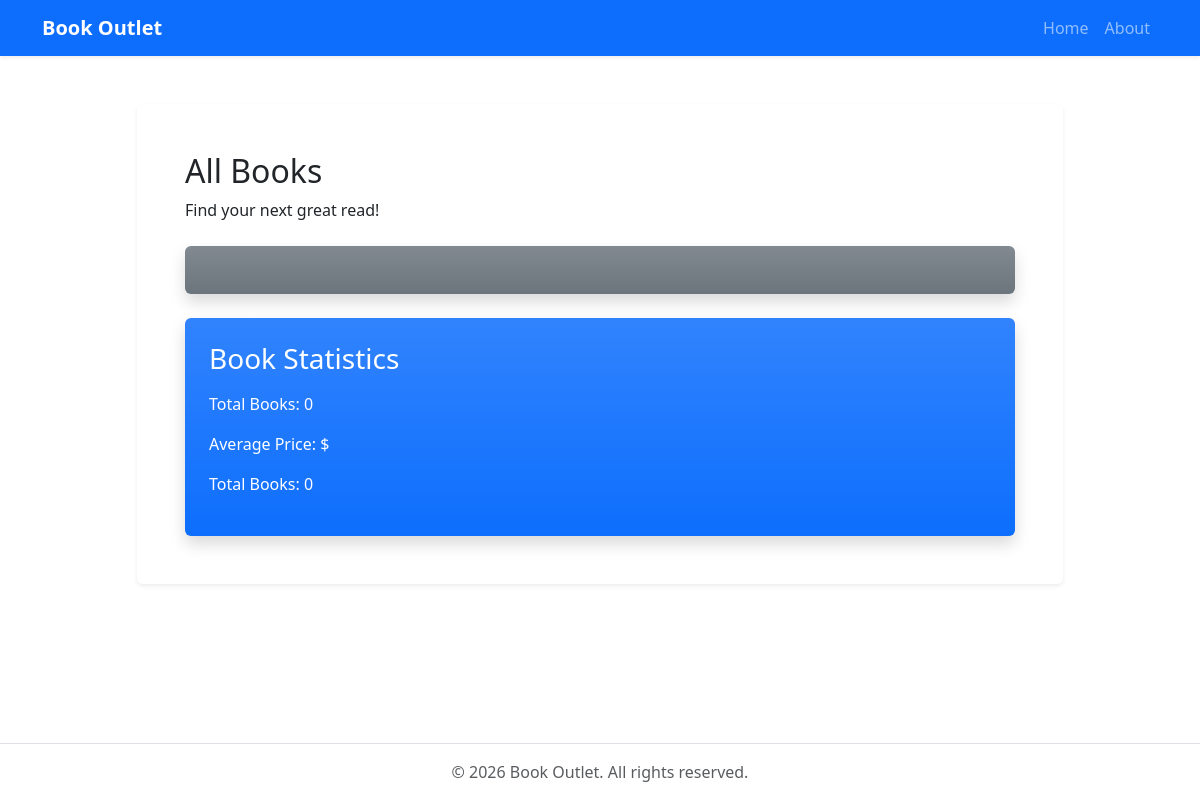
Before: / with the older database file.
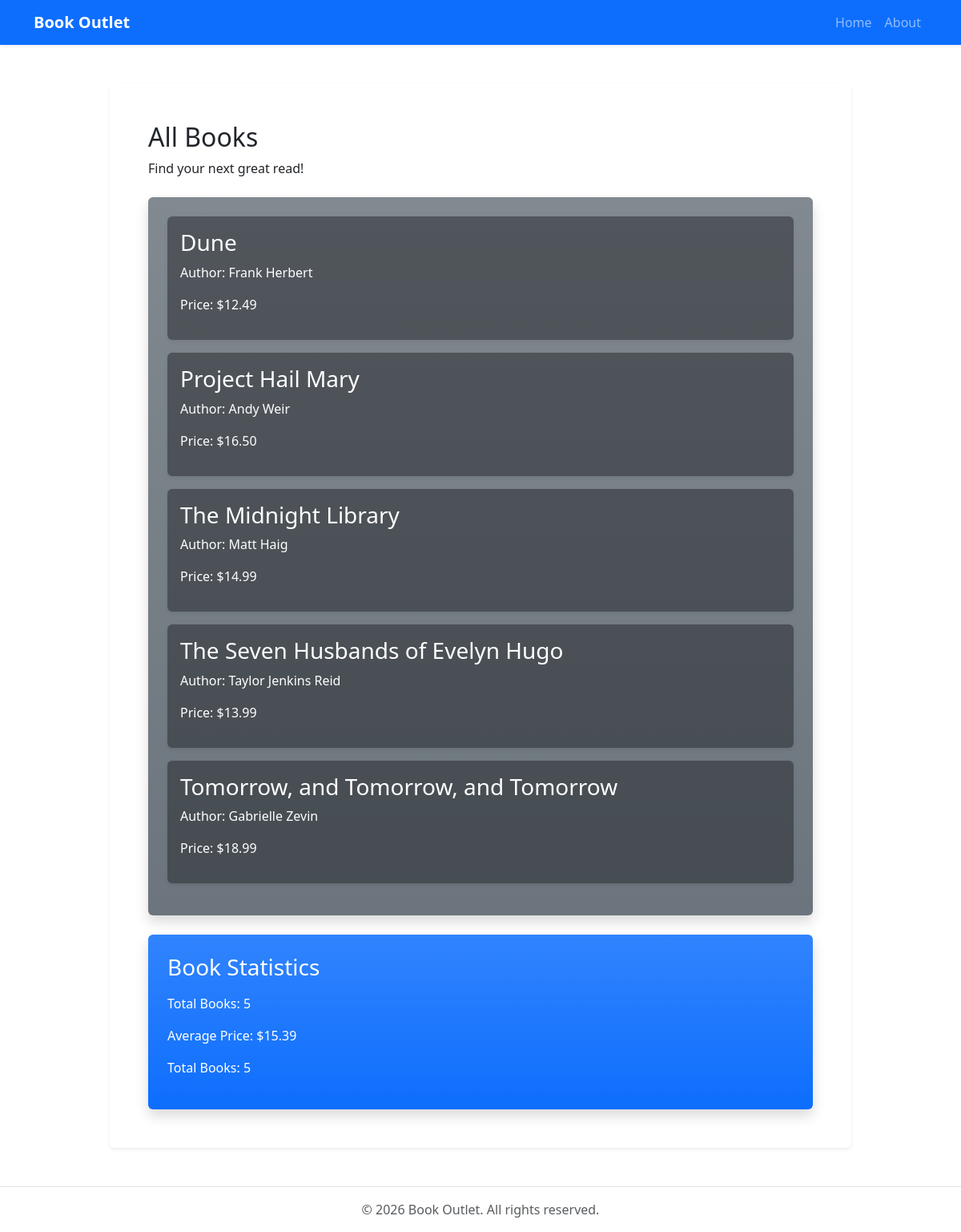
After: the same page with the newer database file.
### book_outlet/models.py (models this page shows, shortened)
class Book(models.Model):
    title = models.CharField(max_length=200)
    rating = models.DecimalField(max_digits=3, decimal_places=2)
    author = models.ForeignKey('Author', on_delete=models.CASCADE, null=True)
    price = models.DecimalField(max_digits=6, decimal_places=2)
    stock = models.IntegerField()
    slug = models.SlugField(default="", null=False, db_index=True, editable=False)
    description = models.TextField(blank=True)

class Author(models.Model):
    first_name = models.CharField(max_length=50)
    last_name = models.CharField(max_length=50)
    def __str__(self):
        return f"{self.first_name} {self.last_name}"

### book_outlet/views.py (the view)
# urls.py: path('', views.home, name='home'),
def home(request):
    books = Book.objects.all().order_by('title')
    num_books = books.count()
    book_stats = Book.objects.aggregate(avg_price=Avg('price'), total_books=Count('id'))
    return render(request, 'book_outlet/index.html', {'books': books, 'num_books': num_books, 'book_stats': book_stats})

### book_outlet/templates/book_outlet/index.html (shortened to what this page needs)
{% extends 'book_outlet/base.html' %}
{% block content %}
    <h2 class="mb-2">All Books</h2>
    <p class="mb-4">Find your next great read!</p>
    <div class="book-list bg-secondary bg-gradient text-white rounded p-4 shadow">
        {% for book in books %}
            <div class="book-card bg-dark bg-opacity-50 rounded p-3 mb-3 shadow-sm">
                <a href="{% url 'book_detail' book.slug %}" class="book-item d-block text-decoration-none text-white">
                    <h3>{{ book.title }}</h3>
                    <p>Author: {{ book.author }}</p>
                    <p>Price: ${{ book.price }}</p>
                </a>
            </div>
        {% endfor %}
    </div>
    <div class="book-stats mt-4 bg-primary bg-gradient text-white rounded p-4 shadow">
        <h3 class="mb-3">Book Statistics</h3>
        <p>Total Books: {{ num_books }}</p>
        <p>Average Price: ${{ book_stats.avg_price|floatformat:2 }}</p>
        <p>Total Books: {{ book_stats.total_books }}</p>
    </div>
{% endblock %}

### book_outlet/templates/book_outlet/base.html (shortened to what this page needs)
<!DOCTYPE html>
<html lang="en">
<head>
    <link href="https://cdn.jsdelivr.net/npm/bootstrap@5.3.3/dist/css/bootstrap.min.css" rel="stylesheet"
>
</head>
<body class="d-flex flex-column min-vh-100">
    <header>
        <nav class="navbar navbar-expand-lg navbar-dark bg-primary shadow-sm">
            <div class="container">
                <a class="navbar-brand fw-semibold" href="{% url 'home' %}">Book Outlet</a>
                <div class="collapse navbar-collapse" id="mainNavbar">
                    <ul class="navbar-nav ms-auto mb-2 mb-lg-0">
                        <li class="nav-item">
                            <a class="nav-link" href="{% url 'home' %}">Home</a>
                        </li>
                        <li class="nav-item">
                            <a class="nav-link" href="{% url 'about' %}">About</a>
                        </li>
                    </ul>
                </div>
            </div>
        </nav>
    </header>
    <main class="container my-5 flex-grow-1">
        <div class="row justify-content-center">
            <div class="col-12 col-lg-10">
                <div class="card border-0 shadow-sm">
                    <div class="card-body p-4 p-md-5">
                        {% block content %}
                        {% endblock %}
                    </div>
                </div>
            </div>
        </div>
    </main>
    <footer class="mt-auto py-3 bg-white border-top">
        <div class="container text-center text-muted">
            <p class="mb-0">&copy; 2026 Book Outlet. All rights reserved.</p>
        </div>
    </footer>
</body>
</html>

Changed rows visible on the page:
added Book: title "Dune", author "Frank Herbert", price "12.49"
added Book: title "Project Hail Mary", author "Andy Weir", price "16.50"
added Book: title "The Midnight Library", author "Matt Haig", price "14.99"
added Book: title "The Seven Husbands of Evelyn Hugo", author "Taylor Jenkins Reid", price "13.99"
added Book: title "Tomorrow, and Tomorrow, and Tomorrow", author "Gabrielle Zevin", price "18.99"
Other visible differences:
{{ num_books }}: "0" → "5"
{{ book_stats.avg_price|floatformat:2 }}: (not shown) → "15.39"
{{ book_stats.total_books }}: "0" → "5"
